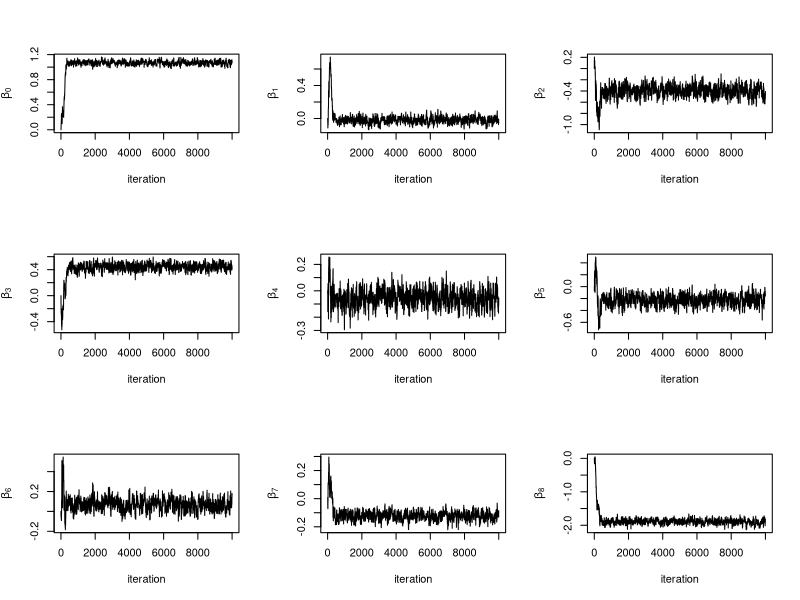
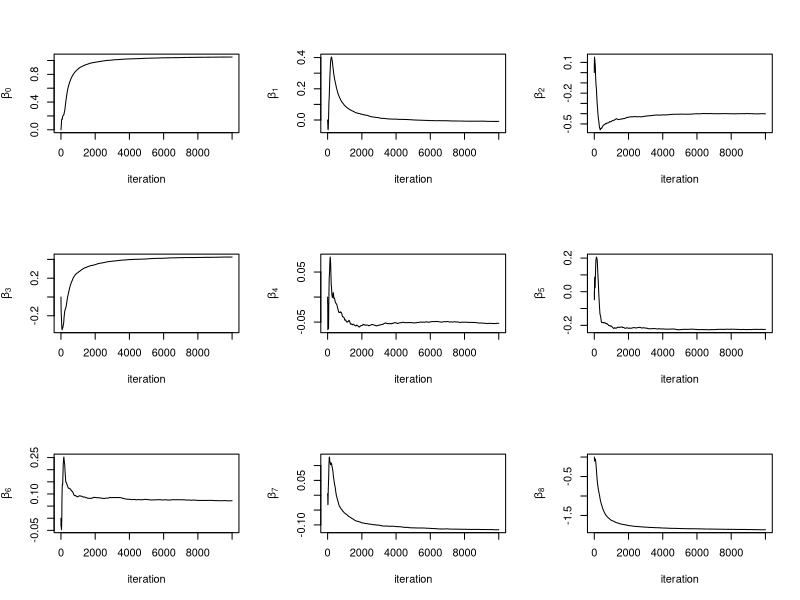
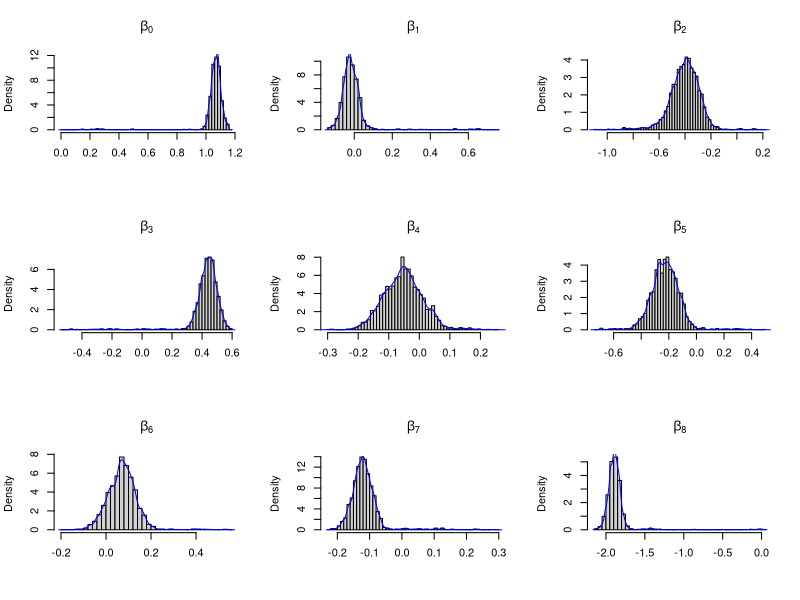
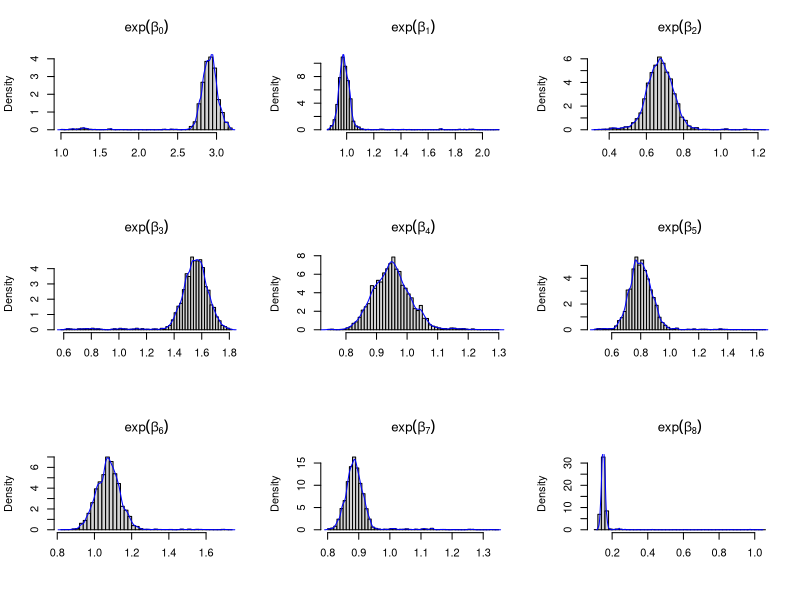
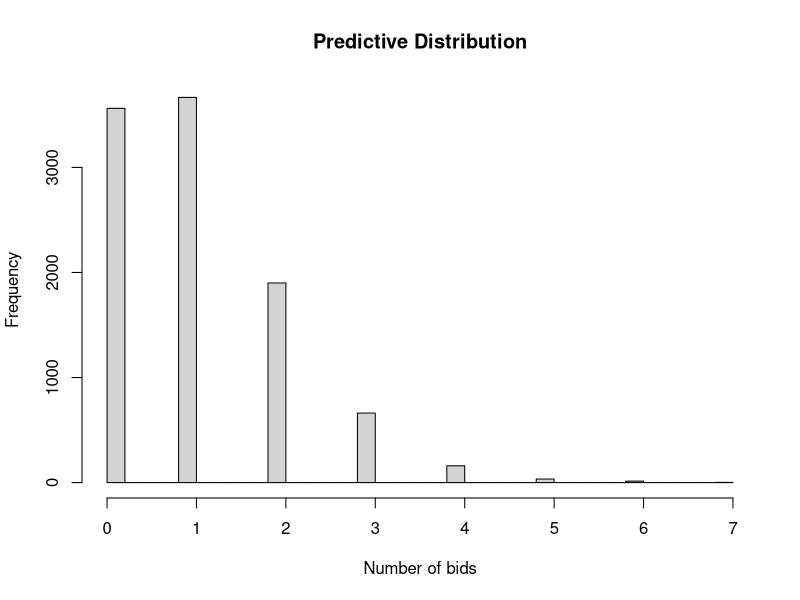

These figures' R source, in order:
## ---- chunk 1
knitr::opts_chunk$set(echo = TRUE)
## ---- chunk 2
bid <- read.table("../data/eBayNumberOfBidderData.dat", header = TRUE)
## ---- chunk 3
glm_res <- glm(nBids ~ . - 1, data = bid, family = poisson(link = "log"))
summary(glm_res)
## ---- chunk 4
library(mvtnorm)

logprior <- function(beta, mu, sigma){
    dmvnorm(beta, mean = mu, sigma = sigma, log = TRUE)
}

loglikelihood <- function(beta, X, Y){
    linear_prediction <- t(X) %*% beta
    probabilities <- Y * linear_prediction - exp(linear_prediction)
    loglike <- sum(probabilities)

    ## if (abs(loglike) == Inf)
    ##     loglike = -20000

    loglike
}

## loglikelihood <- function(beta, X, Y) {
##   linear_prediction <- t(X) %*% beta
##   probs <- dpois(Y , lambda = exp(linear_prediction), log = TRUE)
##   sum(probs)
## }

logposterior <- function(beta, X, Y, prior_mu, prior_sigma){
    loglikelihood(beta, X, Y) + logprior(beta, prior_mu, prior_sigma)
}

X <- as.matrix(bid[,-1])
Y <- as.matrix(bid[,1])

mu <- rep(0, ncol(X))
sigma <- 100 * solve(t(X) %*% X)

normal_res <- optim(par = matrix(rep(0, ncol(X)), ncol = 1),
                 fn = logposterior, method = "BFGS", hessian = TRUE,
                 X = t(X), Y = Y,
                 prior_mu= mu, prior_sigma = sigma,
                 control=list(fnscale=-1))
hessian <- normal_res$hessian
## ---- chunk 5
targetdensity <- function(theta, prior_mu, prior_sigma, X, Y, ...) {
    likelihood <- dpois(Y, lambda = exp(t(X) %*% t(theta)), log = TRUE)
    prior <- dmvnorm(theta, mean = prior_mu, sigma = prior_sigma, log = TRUE)
    sum(likelihood) + prior
}

proposaldensity <- function(theta, mu, prop_sigma, ...){
    dmvnorm(theta, mean = mu, sigma = prop_sigma, log = TRUE)
}

proposalsampler <- function(mu, prop_sigma, ...){
    matrix(rmvnorm(1, mean = mu, sigma = prop_sigma), nrow = 1)
}

metropolis_hastings <- function(log_targ_post_func, log_prop_func, prop_sampler,
                                X0, iters, ...){
    x <- X0
    values <- matrix(0, ncol = length(X0), nrow = iters + 1)
    values[1,] <- X0

    alpha <- function(x, y, ...) {
        numerator <- log_targ_post_func(y, ...) + log_prop_func(x, y, ...)
        denominator <- log_targ_post_func(x, ...) + log_prop_func(y, x, ...)
        exp(numerator - denominator)
    }

    for (i in 1:iters) {
        y <- prop_sampler(x, ...)
        u <- runif(1)

        if (u < alpha(x, y, ...)) {
            x <- y
        }

        values[i+1,] <- x
    }

    values
}

iters <- 10000
X0 <- rep(0, times = ncol(X))

params <- list(
    log_targ_post_func = targetdensity,
    log_prop_func = proposaldensity,
    prop_sampler = proposalsampler,
    X0 = matrix(rep(0, times = ncol(X)), nrow = 1),
    iters = iters,
    X = t(X),
    Y = Y,
    prior_mu = rep(0, times = ncol(X)),
    prior_sigma = 100 * solve(t(X) %*% X),
    prop_sigma = 0.6 * -solve(hessian)
)

metro_res <- do.call(metropolis_hastings, params)
## ---- chunk 6
library(knitr)

params <- matrix(c(coef(glm_res), normal_res$par, colMeans(metro_res)), nrow=3, byrow=TRUE)
colnames(params) <- c("Beta0", "Beta1", "Beta2", "Beta3", "Beta4", "Beta5", "Beta6", "Beta7", "Beta8")
rownames(params) <- c("glm", "normal", "metropolis")
kable(params, format="latex", digits=3)
## ---- chunk 7
old <- par(mfrow =c(3,3))

for (i in 1:9){
    plot(x = 1:nrow(metro_res), y = metro_res[,i], type = "l",
         xlab="iteration", ylab=bquote(beta[.(i-1)]))
}

par(old)
## ---- chunk 8
metro_cummean <- apply(metro_res, MARGIN = 2, FUN = function(x) cumsum(x) / (1:length(x)))

old <- par(mfrow =c(3,3))

for (i in 1:9){
    plot(x = 1:nrow(metro_cummean), y = metro_cummean[,i], type = "l",
         xlab="iteration", ylab=bquote(beta[.(i-1)]))
}

par(old)
## ---- chunk 9
old <- par(mfrow =c(3,3))

for (i in 1:9){
    hist(metro_res[,i], freq = FALSE, breaks = 50,
         main =bquote(beta[.(i-1)]), xlab="", axes=TRUE)
  lines(density(metro_res[,i]), col = "blue")
}

par(old)
## ---- chunk 10
old <- par(mfrow =c(3,3))

for (i in 1:9){
    hist(exp(metro_res[,i]), freq = FALSE, breaks = 50,
         main = bquote(exp(beta[.(i-1)])), xlab="")
  lines(density(exp(metro_res[,i])), col = "blue")
}

par(old)
## ---- chunk 11
Xpred <- matrix(c(1, 1, 1, 1, 0, 0, 0, 1, 0.5), nrow = 1)
predsamples <- rpois(10000, lambda = exp(Xpred %*% t(metro_res)))

hist(predsamples, breaks = 50, main="Predictive Distribution", xlab="Number of bids")
## ---- chunk 12
paste("The probability that there are no bidders", mean(predsamples == 0))
